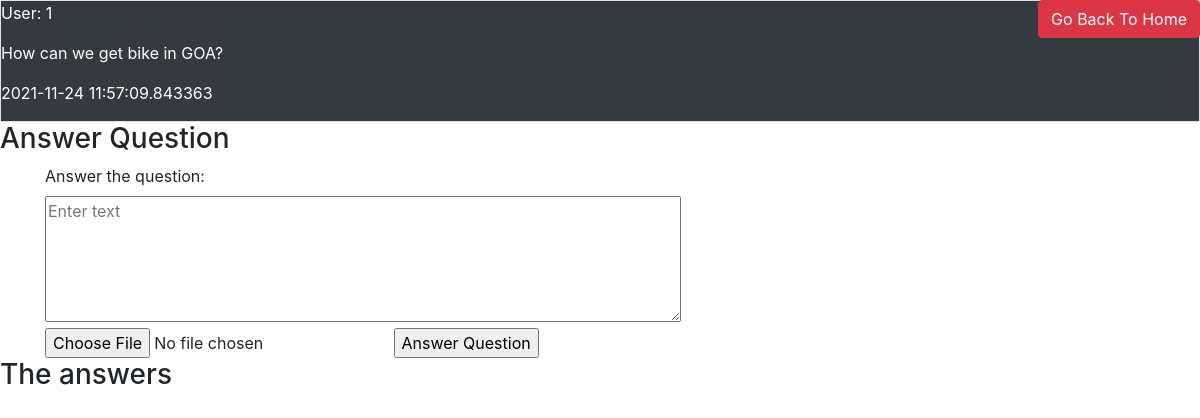
The page /Question/1 on the database as committed earlier.
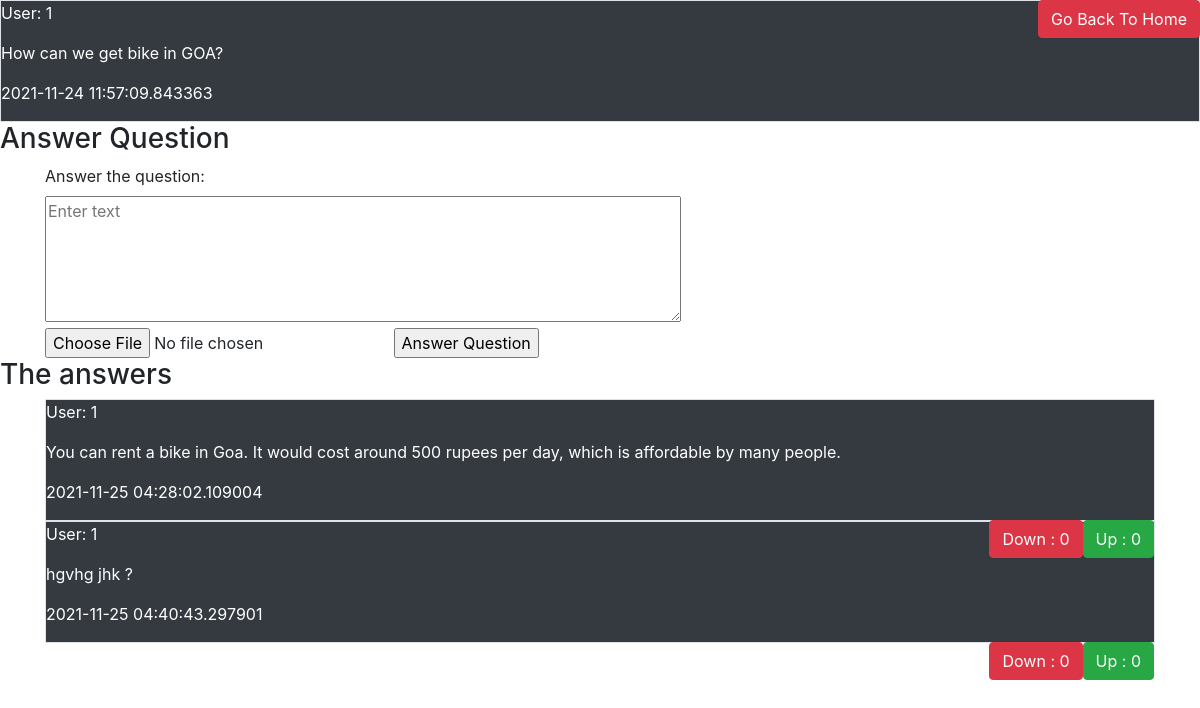
The same page on the database as committed later.
### tables this page shows
CREATE TABLE Answer(
    A_id        INTEGER PRIMARY KEY autoincrement,
    Q_id        int not null,
    user_id     int not null,
    A_Text      varchar(500),
    Upvote_count    int default 0,
    Downvote_count  int default 0,
    Date        Text);

### app.py (the view)
@app.route('/Question/<int:Q_id>',methods=["POST","GET"])
def Question(Q_id):
    return render_template('Question.html',Answer=GetQuestion(Q_id))

### Sql_Querries.py (called while the page is built)
def GetQuestion(Q_id):
    conn=sqlite3.connect('quora.db')
    cur=conn.cursor()
    cur.execute("Select * from Questions where Q_id=?",(Q_id,))
    Ques=cur.fetchall()
    cur.execute("Select * from Answer where Q_id=?",(Q_id,))
    Ans=cur.fetchall()
    conn.close()
    return {"Ques":Ques[0],"Ans":Ans}

### templates/Question.html
{% extends "Base.html" %}
{% block Body %}
<a href="{{url_for('Home')}}" class="btn btn-danger float-right">Go Back To Home</a>
<div class="border bg-dark text-white">
    {% if Answer['Ques'][3] == 1 %}
        <p>user: Ananymous<p>
    {% else %}
        <p>User: {{Answer['Ques'][1]}}</p>
    {% endif %}
    <p>{{Answer['Ques'][2]}}</p>
    <p>{{Answer['Ques'][4]}}</p>
</div>
<h3>Answer Question</h3>
<div class="container">
    <form action="/Answer/{{Answer['Ques'][0]}}" method="POST">
        <label for="A_text2">Answer the question:</label>
        <br>
        <textarea rows="5" cols="60" name="A_text" placeholder="Enter text"></textarea>
        <br/>
        <input type="file" value="Add file to support your Answer">
        <input type="submit" value="Answer Question"/>
    </form>
</div>
<h3> The answers </h3>
<div class="container">
{% for Ans in Answer['Ans'] %}
    <div class="border bg-dark text-white">
        <p>User: {{Ans[2]}}</p>
        <p>{{Ans[3]}}</p>
        <p>{{Ans[6]}}</p>
        <p><a href="/Question/UpVotes" class="btn btn-success float-right">Up   : {{Ans[4]}}</a></p>
        <p><a href="/Question/DownVotes" class="btn btn-danger float-right">Down : {{Ans[5]}}</a><p>
    </div>
{% endfor %}
</div>
{% endblock Body %}

Rows that differ between the two databases and show on the page:
added Answer: user "1", A_Text "You can rent a bike in Goa. It would cost around 500 rupees per day, which is affordable by many people.", Date "2021-11-25 04:28:02.109004", Upvote_count "0", Downvote_count "0"
added Answer: user "1", A_Text "hgvhg jhk ?", Date "2021-11-25 04:40:43.297901", Upvote_count "0", Downvote_count "0"
